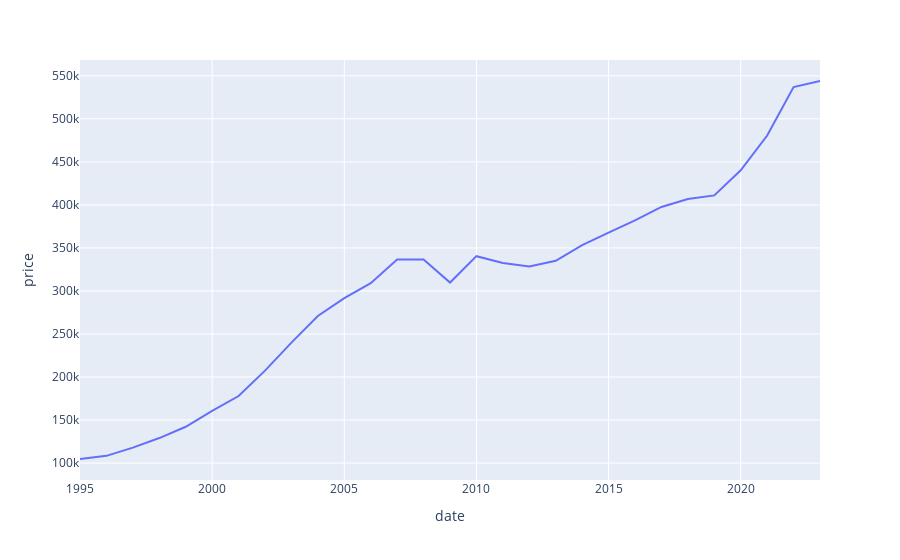

Notebook code for this chart:
### Code cell
px.line(uk, x='date', y='price')
